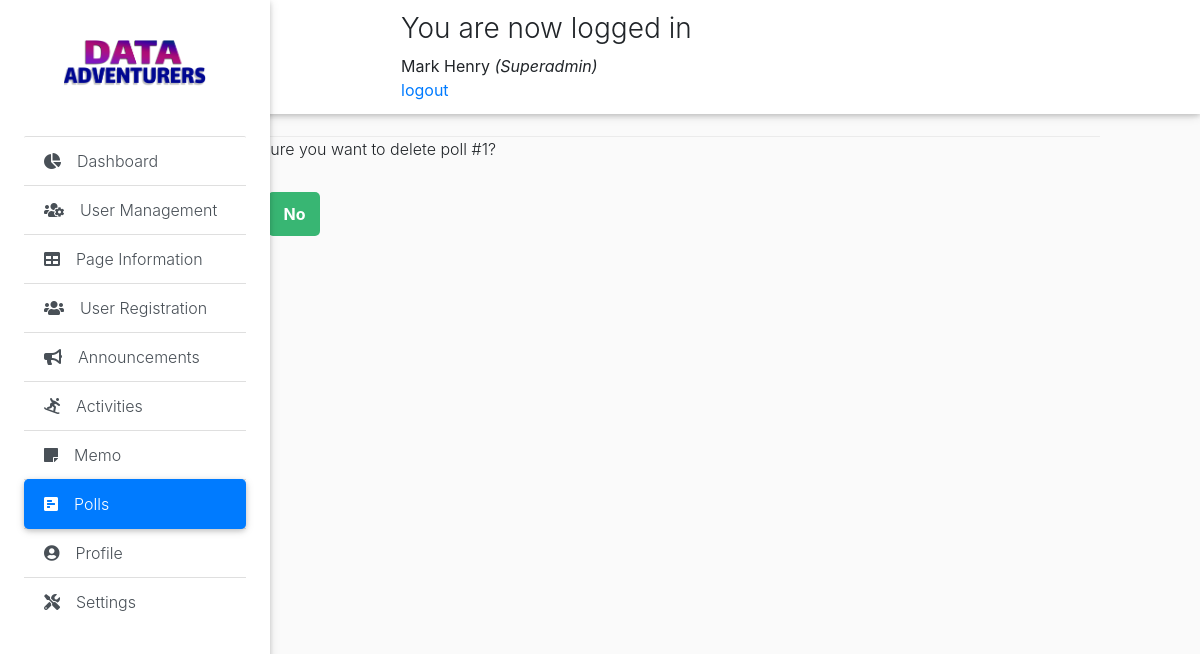
/super-admin-modules/hide-poll.php?id=1 (signed in), run on the app's committed database.
### tables this page shows
CREATE TABLE IF NOT EXISTS `page_info` (
  `id` int(11) NOT NULL AUTO_INCREMENT,
  `about` varchar(1000) NOT NULL,
  `mission` varchar(1000) NOT NULL,
  `vision` varchar(1000) NOT NULL,
  `address` varchar(250) NOT NULL,
  `contact` varchar(250) NOT NULL,
  `email` varchar(250) NOT NULL,
  `image` varchar(1000) NOT NULL,
  PRIMARY KEY (`id`)
);

CREATE TABLE IF NOT EXISTS `polls` (
  `id` int(11) NOT NULL AUTO_INCREMENT,
  `title` text NOT NULL,
  `desc` text NOT NULL,
  PRIMARY KEY (`id`)
);

### super-admin-modules/hide-poll.php (the view, shortened to what this page needs)
<?php
include "header.php";
 ?>
 <div class="list-group list-group-flush">
   <a href="dashboard.php" class="list-group-item list-group-item-action waves-effect">
     <i class="fas fa-chart-pie mr-3"></i>Dashboard</a>
   <a href="members.php" class="list-group-item list-group-item-action waves-effect">
     <i class="fas fa-users-cog mr-3"></i>User Management</a>
   <a href="page-information.php" class="list-group-item list-group-item-action waves-effect">
     <i class="fas fa-table mr-3"></i>Page Information</a>
   <a href="user-registration.php" class="list-group-item list-group-item-action waves-effect">
     <i class="fas fa-users mr-3"></i>User Registration</a>
   <a href="announcements.php" class="list-group-item list-group-item-action waves-effect">
     <i class="fas fa-bullhorn mr-3"></i>Announcements</a>
   <a href="activities.php" class="list-group-item list-group-item-action waves-effect">
     <i class="fas fa-snowboarding mr-3"></i>Activities</a>
   <a href="memo.php" class="list-group-item list-group-item-action waves-effect">
     <i class="fas fa-sticky-note mr-3"></i>Memo</a>
   <a href="polls.php" class="list-group-item list-group-item-action active waves-effect">
     <i class="fas fa-poll-h mr-3"></i>Polls</a>
   <a href="profile.php" class="list-group-item list-group-item-action waves-effect">
     <i class="fas fa-user-circle mr-3"></i>Profile</a>
   <a href="settings.php" class="list-group-item list-group-item-action waves-effect">
     <i class="fas fa-tools mr-3"></i>Settings</a>
 </div>
    </div>
  </header>
<!DOCTYPE html>
<html>
	<head>
	</head>
	<body>
<?php
include 'functions-poll.php';
$pdo = pdo_connect_mysql();
$msg = '';
if (isset($_GET['id'])) {
    $stmt = $pdo->prepare('SELECT * FROM polls WHERE id = ?');
    $stmt->execute([$_GET['id']]);
    $poll = $stmt->fetch(PDO::FETCH_ASSOC);
} else {
    die ('No ID specified!');
}
?>
<?=template_header('Delete')?>
<div class="content delete">
    <h2>Delete Poll #<?=$poll['id']?></h2>
    <?php if ($msg): ?>
    <p><?=$msg?></p>
    <?php else: ?>
    <p>Are you sure you want to delete poll #<?=$poll['id']?>?</p>
    <div class="yesno">
        <a href="hide-poll.php?id=<?=$poll['id']?>&confirm=yes">Yes</a>
        <a href="hide-poll.php?id=<?=$poll['id']?>&confirm=no">No</a>
    </div>
    <?php endif; ?>
</div>
<?=template_footer()?>

### super-admin-modules/header.php (shortened to what this page needs)
<?php
include "connection.php";
 ?>
<!DOCTYPE html>
<html lang="en">
<head>
  <link rel="stylesheet" href="https://ajax.googleapis.com/ajax/libs/jqueryui/1.12.1/themes/smoothness/jquery-ui.css">
  <link rel="stylesheet" href="https://stackpath.bootstrapcdn.com/bootstrap/4.3.1/css/bootstrap.min.css">
  <link rel="stylesheet" type="text/css" href="https://cdn.datatables.net/v/bs4/dt-1.10.20/datatables.min.css"/>
  <link rel="stylesheet" href="https://use.fontawesome.com/releases/v5.11.2/css/all.css">
  <link href="../css/bootstrap.min.css" rel="stylesheet">
  <link href="../css/mdb.min.css" rel="stylesheet">
  <link href="../css/style.min.css" rel="stylesheet">
  <link href="../css/style.css" rel="stylesheet">
</head>
  <body class="grey lighten-5">
    <header>
      <nav class="navbar fixed-top navbar-expand-lg navbar-light white scrolling-navbar">
        <div class="container-fluid">
          <div class="collapse navbar-collapse" id="navbarSupportedContent">
            <div class="content">
              <?php if (isset($_SESSION['success'])) : ?>
                <div class="error success" >
                  <h3>
                    <?php
                    echo $_SESSION['success'];
                    ?>
                  </h3>
                </div>
              <?php endif ?>
              <div class="profile_info">
                <div>
                  <?php  if (isset($_SESSION['user'])) : ?>
                    <strong>
                      <?php
                      echo $_SESSION['user']['first_name'];
                      ?>
                    </strong>
                    <small>
                      <i>(<?php echo ucfirst($_SESSION['user']['role']); ?>)</i>
                      <br>
                      <ul class="navbar-nav nav-flex-icons">
                        <li class="nav-item">
                          <a href="header.php?logout='1'" >logout</a>
                        </li>
                      </ul>
                    </small>
                  <?php endif ?>
                </div>
              </div>
            </div>
          </div>
        </div>
      </nav>
      <div class="sidebar-fixed position-fixed">
        <?php
              $result=mysqli_query($link, "select * from page_info");
              $row=mysqli_fetch_array($result);
              ?>
        <a class="logo-wrapper waves-effect">
          <img src=" <?php echo $row['image']; ?>" class="img-fluid" height="200" width="200" alt="">
        </a>

### css/style.css (style rules this page uses)
* { padding: 0; margin: 0; }
html { position: relative; min-height: 100%; }
body { margin-bottom: 150px; }

### super-admin-modules/style.css (style rules this page uses)
* { box-sizing: border-box; font-family: -apple-system, BlinkMacSystemFont, "segoe ui", roboto, oxygen, ubuntu, cantarell, "fira sans", "droid sans", "helvetica neue", Arial, sans-serif; font-size: 16px; -webkit-font-smoothing: antialiased; -moz-osx-font-smoothing: grayscale; }
body { background-color: #FFFFFF; margin: 0; }
.content { width: 1000px; margin: 0 auto; padding-left: 100px; }
.content h2 { margin: 0; padding: 25px 0; font-size: 22px; border-bottom: 1px solid #ebebeb; color: #666666; }
.delete .yesno { display: flex; }
.delete .yesno a { display: inline-block; text-decoration: none; background-color: #38b673; font-weight: bold; color: #FFFFFF; padding: 10px 15px; margin: 15px 10px 15px 0; border-radius: 5px; }

### data on the page
page_info: image (picture)
polls: id "1"

### other printed values
$_SESSION['success'] "You are now logged in"
$_SESSION['user']['first_name'] "Mark Henry"
$_SESSION['user']['role'] "Superadmin"
